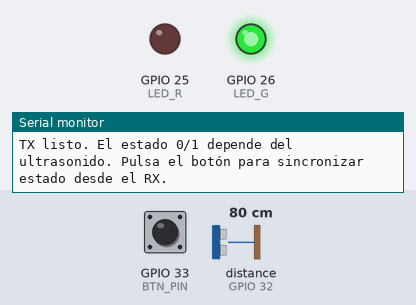
Simulated run of this sketch. Board: ESP32. Shown: output pins drawn as LEDs (lit = HIGH), the last lines printed to the serial monitor. Wiring (inferred from the names in the program): ultrasonic range finder: trigger GPIO 27; echo GPIO 32. The test bench sets the inputs (shaded band); at power-on: distance to the obstacle (sensor on GPIO 32) 80 cm, GPIO 33 (BTN_PIN) HIGH. The echo pulse lasts 58.3 µs per cm; no radio packets arrive unless stated; pins used as bus, display or sensor lines are not drawn.

Above: at 1.2 s.
1.3 s: distance to the obstacle (sensor on GPIO 32) set to 53 cm
2.8 s: distance to the obstacle (sensor on GPIO 32) set to 46 cm
At 4.3 s:
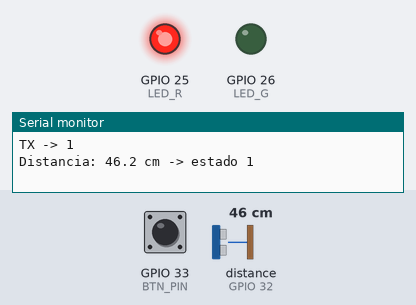
7.2 s: distance to the obstacle (sensor on GPIO 32) set to 55 cm
8.7 s: distance to the obstacle (sensor on GPIO 32) set to 64 cm
At 9.7 s:
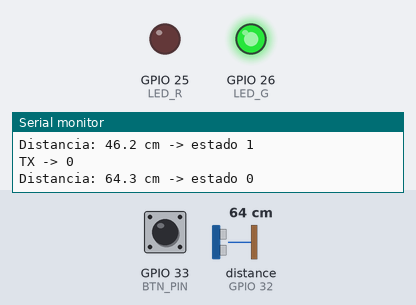
10.2 s: distance to the obstacle (sensor on GPIO 32) set to 2 cm
At 11.3 s:
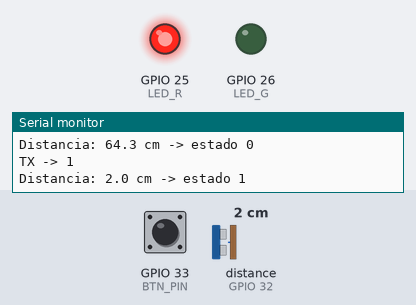
Timing chart, 0 to 12.7 s (numbered marks = the images above; inputs shaded):
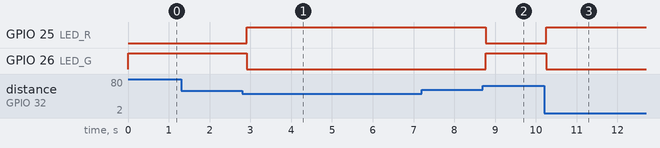

The sketch:

TX.ino
```cpp
// === TX: ESP32 LoRa + Ultrasonido (envía 0/1) ===
#include <SPI.h>
#include <LoRa.h>

// --- LoRa (SX1276/78) ---
#define LORA_SS    5
#define LORA_RST   14
#define LORA_DIO0  2
const long LORA_FREQ = 915E6; // Chile/LatAm

// --- Ultrasonido HC-SR04 ---
const int TRIG_PIN = 27;
const int ECHO_PIN = 32;
const unsigned long PULSE_TIMEOUT_US = 25000UL; // ~4m
// Umbrales con histéresis para evitar parpadeos
const float NEAR_ON_CM  = 50.0; // <= activa "auto cerca"
const float NEAR_OFF_CM = 60.0; // >= desactiva "auto cerca"

// --- Botón de SINCRONIZACIÓN con RX ---
const int BTN_PIN = 33;  // a GND con INPUT_PULLUP
bool lastBtn = HIGH;

// --- LED (dos pines: rojo y verde) ---
const int LED_R = 25;
const int LED_G = 26;

// --- Estado ---
uint8_t state = 0;       // 0=verde (lejos), 1=rojo (cerca)
uint8_t lastSent = 255;  // valor imposible para forzar primer envío

// --- Timings ---
unsigned long lastMeasureMs = 0;
const unsigned long MEASURE_EVERY_MS = 150;  // tasa de lectura
const int FILTER_SAMPLES = 5;                // pequeño promedio móvil

// === Utilidades LED ===
void ledSetup() {
  pinMode(LED_R, OUTPUT);
  pinMode(LED_G, OUTPUT);
}

void setLedByState(uint8_t s) {
  if (s == 1) {            // ROJO (auto cerca)
    digitalWrite(LED_R, HIGH);
    digitalWrite(LED_G, LOW);
  } else {                 // VERDE (libre)
    digitalWrite(LED_R, LOW);
    digitalWrite(LED_G, HIGH);
  }
}

// === LoRa ===
void setupLoRa() {
  SPI.begin(18, 19, 23, LORA_SS);  // SCK, MISO, MOSI, SS
  LoRa.setPins(LORA_SS, LORA_RST, LORA_DIO0);
  if (!LoRa.begin(LORA_FREQ)) {
    Serial.println("Error iniciando LoRa");
    while (1) delay(1000);
  }
  // Opcionalmente: LoRa.setTxPower(14); // dBm
}

void sendState(uint8_t s) {
  LoRa.beginPacket();
  LoRa.write(s ? '1' : '0');   // envía '0' o '1'
  LoRa.endPacket();
  Serial.print("TX -> ");
  Serial.println(s);
  lastSent = s;
}

void sendSyncRequest() {
  LoRa.beginPacket();
  LoRa.print("SYNC?");
  LoRa.endPacket();
  Serial.println("TX -> SYNC? (solicitando estado al RX)");
}

// === Ultrasonido ===
void ultrasonicSetup() {
  pinMode(TRIG_PIN, OUTPUT);
  pinMode(ECHO_PIN, INPUT);
  digitalWrite(TRIG_PIN, LOW);
}

float readDistanceCmOnce() {
  // pulso de disparo
  digitalWrite(TRIG_PIN, LOW);
  delayMicroseconds(2);
  digitalWrite(TRIG_PIN, HIGH);
  delayMicroseconds(10);
  digitalWrite(TRIG_PIN, LOW);

  // duración del eco
  unsigned long dur = pulseIn(ECHO_PIN, HIGH, PULSE_TIMEOUT_US);
  if (dur == 0) return NAN; // sin lectura
  // conversión a cm (vel sonido ~340 m/s => 29.1 us por cm ida/vuelta: /58)
  return dur / 58.0;
}

float readDistanceCmFiltered() {
  // promedio simple con descarte de NAN
  float acc = 0.0;
  int cnt = 0;
  for (int i = 0; i < FILTER_SAMPLES; i++) {
    float d = readDistanceCmOnce();
    if (!isnan(d)) { acc += d; cnt++; }
    delay(10);
  }
  return (cnt > 0) ? (acc / cnt) : NAN;
}

// === Sincronización con RX (lee respuesta por 1s) ===
bool waitSyncResponse(uint8_t &rx_state, unsigned long timeoutMs = 1000) {
  unsigned long t0 = millis();
  while (millis() - t0 < timeoutMs) {
    int pkt = LoRa.parsePacket();
    if (pkt > 0) {
      // Leer primer byte y validar '0'/'1'
      int b = LoRa.read();
      if (b == '0' || b == '1') {
        rx_state = (b == '1') ? 1 : 0;
        // vaciar lo restante del paquete si lo hubiera
        while (LoRa.available()) LoRa.read();
        return true;
      } else {
        // limpiar cualquier otro contenido
        while (LoRa.available()) LoRa.read();
      }
    }
  }
  return false;
}

void setup() {
  Serial.begin(115200);
  pinMode(BTN_PIN, INPUT_PULLUP);

  ledSetup();
  setLedByState(state); // inicia en 0 (verde)
  ultrasonicSetup();
  setupLoRa();

  Serial.println("TX listo. El estado 0/1 depende del ultrasonido. "
                 "Pulsa el botón para sincronizar estado desde el RX.");
}

void loop() {
  // --- Lectura de botón (solo para SYNC con RX) ---
  bool reading = digitalRead(BTN_PIN);
  if (lastBtn == HIGH && reading == LOW) {
    delay(30); // debounce
    if (digitalRead(BTN_PIN) == LOW) {
      // Pedimos estado al RX
      sendSyncRequest();
      uint8_t rx_state;
      if (waitSyncResponse(rx_state, 1200)) {
        Serial.print("SYNC <- RX respondió: ");
        Serial.println(rx_state);
        state = rx_state;
        setLedByState(state);
        // (opcional) reenviar para notificar cambio local
        if (state != lastSent) sendState(state);
      } else {
        Serial.println("SYNC: sin respuesta del RX");
      }
    }
  }
  lastBtn = reading;

  // --- Medición periódica de distancia ---
  unsigned long now = millis();
  if (now - lastMeasureMs >= MEASURE_EVERY_MS) {
    lastMeasureMs = now;

    float cm = readDistanceCmFiltered();
    if (!isnan(cm)) {
      // Lógica con histéresis
      uint8_t newState = state;
      if (state == 0 && cm <= NEAR_ON_CM) {
        newState = 1; // pasó a "cerca"
      } else if (state == 1 && cm >= NEAR_OFF_CM) {
        newState = 0; // volvió a "lejos"
      }

      if (newState != state) {
        state = newState;
        setLedByState(state);
        sendState(state); // solo en cambios
        Serial.print("Distancia: ");
        Serial.print(cm, 1);
        Serial.print(" cm -> estado ");
        Serial.println(state);
      }
    } else {
      // Lectura inválida: no cambies estado; puedes loguear si quieres
      // Serial.println("Ultrasonido: sin lectura válida");
    }
  }
}
```

Measured:
- the behaviour switches between 50 and 49 cm on distance to the obstacle (sensor on GPIO 32) (found by bisection; images 0 and 1)
- the behaviour switches between 59 and 60 cm on distance to the obstacle (sensor on GPIO 32) (found by bisection; images 1 and 2)
- after the input at 1.3 s, every drawn part: stays the same
- after the input at 2.8 s, GPIO 25 (LED_R): LOW → HIGH after 0.12 s; GPIO 26 (LED_G): HIGH → LOW after 0.12 s
- after the input at 7.2 s, every drawn part: stays the same
- after the input at 8.7 s, GPIO 25 (LED_R): HIGH → LOW after 0.07 s; GPIO 26 (LED_G): LOW → HIGH after 0.07 s
- after the input at 10.2 s, GPIO 25 (LED_R): LOW → HIGH after 0.06 s; GPIO 26 (LED_G): HIGH → LOW after 0.06 s
